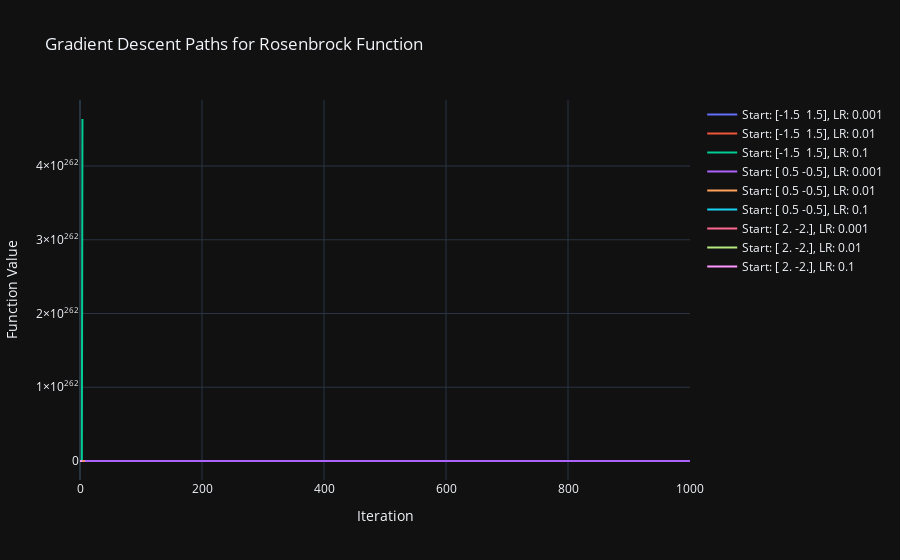
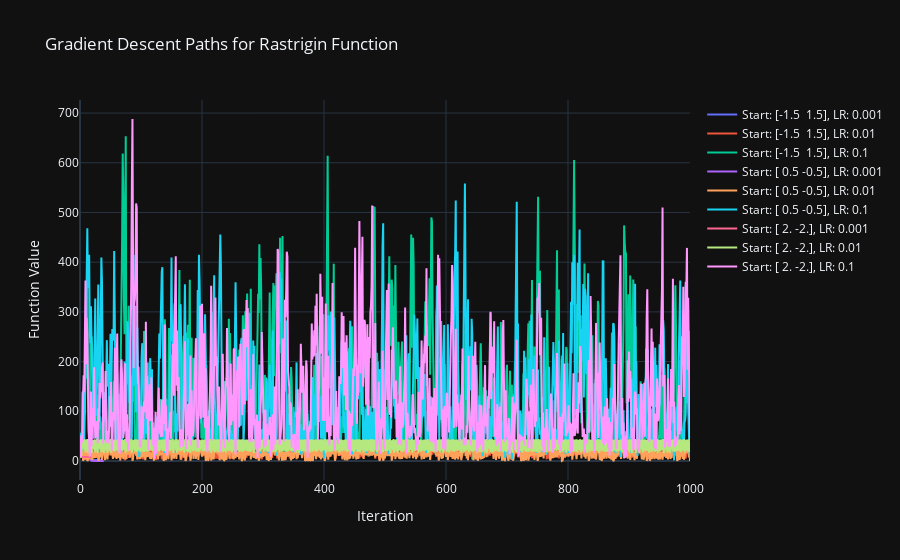

Source (notebook cell) for these figures, in order:
### Markdown cell above
**Assignment 1 - Nicola Fochi & Michele Di Corrado**
24/02/2025

### Code cell
# Import necessary libraries
import numpy as np
import scipy.optimize
import plotly.graph_objects as go
from autograd import grad  # Optional: For autodifferentiation

# Define the gradient descent function
def gradient_descent(f, start, max_iter=1000, learning_rate=0.01, tol=1e-6):
    """
    Performs gradient descent to minimize a function f.

    Parameters:
    f (callable): The function to minimize.
    start (np.ndarray): The starting point for gradient descent.
    max_iter (int): Maximum number of iterations.
    learning_rate (float): Learning rate (step size) for gradient descent.
    tol (float): Tolerance for stopping criterion (change in function value and gradient norm).

    Returns:
    np.ndarray: Approximate minimizer.
    list: Path of function values.
    """
    x = np.array(start, dtype=float)
    path = [f(x)]
    
    for i in range(max_iter):
        # Compute the gradient using scipy's numerical approximation
        gradient = scipy.optimize.approx_fprime(x, f, epsilon=1e-6)
        
        # Check for convergence based on gradient norm
        if np.linalg.norm(gradient) < tol:
            print(f"Stopped at iteration {i} due to small gradient norm.")
            break
        
        # Update x
        x_new = x - learning_rate * gradient
        
        # Check for convergence based on change in x
        if np.linalg.norm(x_new - x) < tol:
            print(f"Stopped at iteration {i} due to small change in x.")
            break
        
        x = x_new
        path.append(f(x))
    
    return x, path

# Define test functions
def rosenbrock(x):
    """Rosenbrock function."""
    return (1 - x[0])**2 + 100 * (x[1] - x[0]**2)**2

def rastrigin(x):
    """Rastrigin function."""
    return 10 * len(x) + sum(xi**2 - 10 * np.cos(2 * np.pi * xi) for xi in x)

# Test the gradient descent function
start_points = [np.array([-1.5, 1.5]), np.array([0.5, -0.5]), np.array([2.0, -2.0])]
learning_rates = [0.001, 0.01, 0.1]

# Plot the paths for Rosenbrock function
fig_rosenbrock = go.Figure()
for start in start_points:
    for lr in learning_rates:
        _, path = gradient_descent(rosenbrock, start, learning_rate=lr)
        fig_rosenbrock.add_trace(go.Scatter(x=np.arange(len(path)), y=path, mode='lines', 
                                     name=f'Start: {start}, LR: {lr}'))

fig_rosenbrock.update_layout(title='Gradient Descent Paths for Rosenbrock Function',
                             xaxis_title='Iteration',
                             yaxis_title='Function Value',
                             template='plotly_dark')
fig_rosenbrock.show()

# Plot the paths for Rastrigin function
fig_rastrigin = go.Figure()
for start in start_points:
    for lr in learning_rates:
        _, path = gradient_descent(rastrigin, start, learning_rate=lr)
        fig_rastrigin.add_trace(go.Scatter(x=np.arange(len(path)), y=path, mode='lines', 
                                     name=f'Start: {start}, LR: {lr}'))

fig_rastrigin.update_layout(title='Gradient Descent Paths for Rastrigin Function',
                            xaxis_title='Iteration',
                            yaxis_title='Function Value',
                            template='plotly_dark')
fig_rastrigin.show()

# Propose an additional stopping criterion
"""
Additional Stopping Criterion:
- Stop if the gradient norm is below a certain threshold (e.g., 1e-6). This indicates that the algorithm has reached a flat region (local minimum).
- Implementation: Add a check for `np.linalg.norm(gradient) < tol` in the gradient descent loop.
"""

### Figure 1 — Plotly figure (JSON) as saved in the notebook; plotly's stock layout.template omitted (floating-point values rounded to 4 significant figures; data arrays with more than 128 entries replaced by an {"elided": "..."} marker saying what was removed)
{"data": [{"mode": "lines", "name": "Start: [-1.5  1.5], LR: 0.001", "type": "scatter", "x": {"elided": "1001 int values"}, "y": {"elided": "1001 float values"}}, {"mode": "lines", "name": "Start: [-1.5  1.5], LR: 0.01", "type": "scatter", "x": {"elided": "1001 int values"}, "y": {"elided": "1001 float values"}}, {"mode": "lines", "name": "Start: [-1.5  1.5], LR: 0.1", "type": "scatter", "x": {"elided": "1001 int values"}, "y": {"elided": "1001 float values"}}, {"mode": "lines", "name": "Start: [ 0.5 -0.5], LR: 0.001", "type": "scatter", "x": {"elided": "1001 int values"}, "y": {"elided": "1001 float values"}}, {"mode": "lines", "name": "Start: [ 0.5 -0.5], LR: 0.01", "type": "scatter", "x": {"elided": "1001 int values"}, "y": {"elided": "1001 float values"}}, {"mode": "lines", "name": "Start: [ 0.5 -0.5], LR: 0.1", "type": "scatter", "x": {"elided": "1001 int values"}, "y": {"elided": "1001 float values"}}, {"mode": "lines", "name": "Start: [ 2. -2.], LR: 0.001", "type": "scatter", "x": {"elided": "1001 int values"}, "y": {"elided": "1001 float values"}}, {"mode": "lines", "name": "Start: [ 2. -2.], LR: 0.01", "type": "scatter", "x": {"elided": "1001 int values"}, "y": {"elided": "1001 float values"}}, {"mode": "lines", "name": "Start: [ 2. -2.], LR: 0.1", "type": "scatter", "x": {"elided": "1001 int values"}, "y": {"elided": "1001 float values"}}], "layout": {"title": {"text": "Gradient Descent Paths for Rosenbrock Function"}, "xaxis": {"title": {"text": "Iteration"}}, "yaxis": {"title": {"text": "Function Value"}}}}

### Figure 2 — Plotly figure (JSON) as saved in the notebook; plotly's stock layout.template omitted (floating-point values rounded to 4 significant figures; data arrays with more than 128 entries replaced by an {"elided": "..."} marker saying what was removed)
{"data": [{"mode": "lines", "name": "Start: [-1.5  1.5], LR: 0.001", "type": "scatter", "x": [0, 1, 2, 3, 4, 5, 6, 7, 8, 9, 10, 11, 12, 13, 14, 15, 16, 17, 18, 19, 20, 21, 22, 23, 24, 25, 26, 27, 28, 29, 30, 31, 32, 33, 34, 35, 36], "y": [44.5, 44.48, 44.44, 44.36, 44.2, 43.9, 43.31, 42.21, 40.18, 36.61, 30.9, 23.12, 14.82, 8.357, 4.683, 3.03, 2.376, 2.131, 2.041, 2.009, 1.997, 1.992, 1.991, 1.99, 1.99, 1.99, 1.99, 1.99, 1.99, 1.99, 1.99, 1.99, 1.99, 1.99, 1.99, 1.99, 1.99]}, {"mode": "lines", "name": "Start: [-1.5  1.5], LR: 0.01", "type": "scatter", "x": {"elided": "1001 int values"}, "y": {"elided": "1001 float values"}}, {"mode": "lines", "name": "Start: [-1.5  1.5], LR: 0.1", "type": "scatter", "x": {"elided": "1001 int values"}, "y": {"elided": "1001 float values"}}, {"mode": "lines", "name": "Start: [ 0.5 -0.5], LR: 0.001", "type": "scatter", "x": [0, 1, 2, 3, 4, 5, 6, 7, 8, 9, 10, 11, 12, 13, 14, 15, 16, 17, 18, 19, 20, 21, 22, 23, 24, 25, 26, 27, 28, 29, 30, 31, 32, 33, 34, 35, 36, 37, 38, 39], "y": [40.5, 40.5, 40.49, 40.48, 40.47, 40.43, 40.37, 40.24, 40.0, 39.53, 38.64, 36.99, 34.06, 29.27, 22.42, 14.52, 7.724, 3.449, 1.376, 0.5196, 0.1917, 0.07012, 0.02556, 0.009308, 0.003388, 0.001233, 0.0004486, 0.0001632, 5.939e-05, 2.161e-05, 7.864e-06, 2.862e-06, 1.041e-06, 3.79e-07, 1.38e-07, 5.026e-08, 1.835e-08, 6.74e-09, 2.515e-09, 9.783e-10]}, {"mode": "lines", "name": "Start: [ 0.5 -0.5], LR: 0.01", "type": "scatter", "x": {"elided": "1001 int values"}, "y": {"elided": "1001 float values"}}, {"mode": "lines", "name": "Start: [ 0.5 -0.5], LR: 0.1", "type": "scatter", "x": {"elided": "1001 int values"}, "y": {"elided": "1001 float values"}}, {"mode": "lines", "name": "Start: [ 2. -2.], LR: 0.001", "type": "scatter", "x": [0, 1, 2, 3, 4, 5, 6, 7, 8, 9, 10, 11, 12, 13, 14, 15, 16, 17, 18], "y": [8, 7.974, 7.965, 7.962, 7.96, 7.96, 7.96, 7.96, 7.96, 7.96, 7.96, 7.96, 7.96, 7.96, 7.96, 7.96, 7.96, 7.96, 7.96]}, {"mode": "lines", "name": "Start: [ 2. -2.], LR: 0.01", "type": "scatter", "x": {"elided": "1001 int values"}, "y": {"elided": "1001 float values"}}, {"mode": "lines", "name": "Start: [ 2. -2.], LR: 0.1", "type": "scatter", "x": {"elided": "1001 int values"}, "y": {"elided": "1001 float values"}}], "layout": {"title": {"text": "Gradient Descent Paths for Rastrigin Function"}, "xaxis": {"title": {"text": "Iteration"}}, "yaxis": {"title": {"text": "Function Value"}}}}
